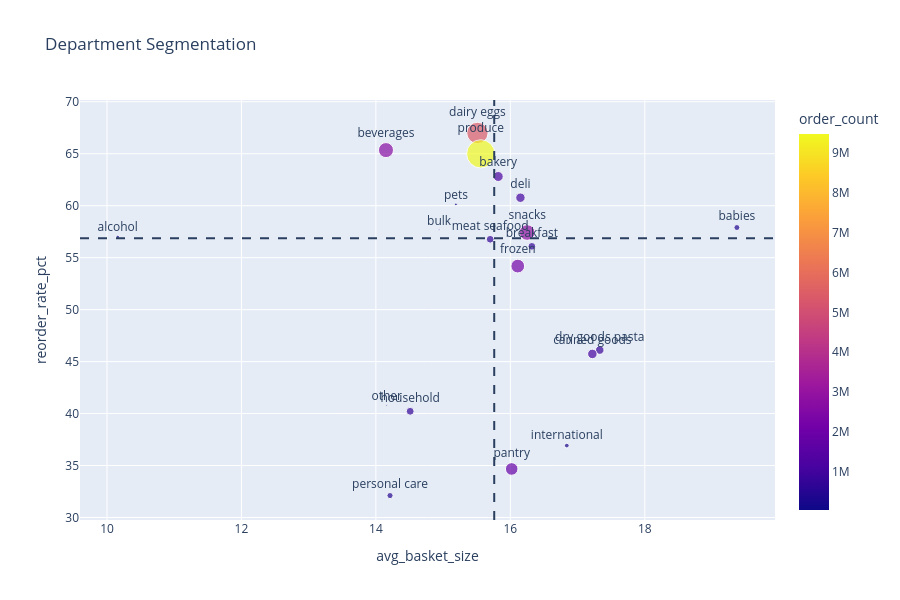

Notebook cell for this chart:
### Code cell
# Quick scatter plot
fig = px.scatter(
    dept_df,
    x='avg_basket_size',
    y='reorder_rate_pct',
    size='order_count',
    color='order_count',
    hover_name='department',
    text='department',
    title='Department Segmentation'
)

# Add median lines
fig.add_vline(x=dept_df['avg_basket_size'].median(), line_dash="dash")
fig.add_hline(y=dept_df['reorder_rate_pct'].median(), line_dash="dash")

fig.update_traces(textposition='top center')
fig.update_layout(height=600)

fig.show()

### Figure 1 — Plotly figure (JSON) as saved in the notebook; plotly's stock layout.template omitted (floating-point values rounded to 4 significant figures)
{"data": [{"hovertemplate": "<b>%{hovertext}</b><br><br>avg_basket_size=%{x}<br>reorder_rate_pct=%{y}<br>order_count=%{marker.color}<br>department=%{text}<extra></extra>", "hovertext": ["household", "pets", "dry goods pasta", "frozen", "canned goods", "personal care", "meat seafood", "deli", "breakfast", "international", "pantry", "bakery", "beverages", "dairy eggs", "other", "snacks", "produce", "alcohol", "bulk", "babies"], "legendgroup": "", "marker": {"color": [738666, 97724, 866627, 2236432, 1068058, 447123, 708931, 1051249, 709569, 269253, 1875577, 1176787, 2690129, 5414016, 36291, 2887550, 9479291, 153696, 34573, 423802], "coloraxis": "coloraxis", "size": [738666, 97724, 866627, 2236432, 1068058, 447123, 708931, 1051249, 709569, 269253, 1875577, 1176787, 2690129, 5414016, 36291, 2887550, 9479291, 153696, 34573, 423802], "sizemode": "area", "sizeref": 23700.0, "symbol": "circle"}, "mode": "markers+text", "name": "", "orientation": "v", "showlegend": false, "text": ["household", "pets", "dry goods pasta", "frozen", "canned goods", "personal care", "meat seafood", "deli", "breakfast", "international", "pantry", "bakery", "beverages", "dairy eggs", "other", "snacks", "produce", "alcohol", "bulk", "babies"], "textposition": "top center", "type": "scatter", "x": [14.51, 15.19, 17.33, 16.11, 17.22, 14.21, 15.7, 16.15, 16.32, 16.84, 16.02, 15.82, 14.15, 15.51, 14.16, 16.25, 15.56, 10.16, 14.94, 19.37], "xaxis": "x", "y": [40.22, 60.13, 46.11, 54.19, 45.74, 32.11, 56.77, 60.77, 56.09, 36.92, 34.67, 62.81, 65.35, 67.0, 40.8, 57.42, 64.99, 56.99, 57.7, 57.9], "yaxis": "y"}], "layout": {"coloraxis": {"colorbar": {"title": {"text": "order_count"}}, "colorscale": [[0, "#0d0887"], [0.1111, "#46039f"], [0.2222, "#7201a8"], [0.3333, "#9c179e"], [0.4444, "#bd3786"], [0.5556, "#d8576b"], [0.6667, "#ed7953"], [0.7778, "#fb9f3a"], [0.8889, "#fdca26"], [1, "#f0f921"]]}, "height": 600, "legend": {"itemsizing": "constant", "tracegroupgap": 0}, "shapes": [{"line": {"dash": "dash"}, "type": "line", "x0": 15.76, "x1": 15.76, "xref": "x", "y0": 0, "y1": 1, "yref": "y domain"}, {"line": {"dash": "dash"}, "type": "line", "x0": 0, "x1": 1, "xref": "x domain", "y0": 56.88, "y1": 56.88, "yref": "y"}], "title": {"text": "Department Segmentation"}, "xaxis": {"anchor": "y", "domain": [0, 1], "title": {"text": "avg_basket_size"}}, "yaxis": {"anchor": "x", "domain": [0, 1], "title": {"text": "reorder_rate_pct"}}}}
